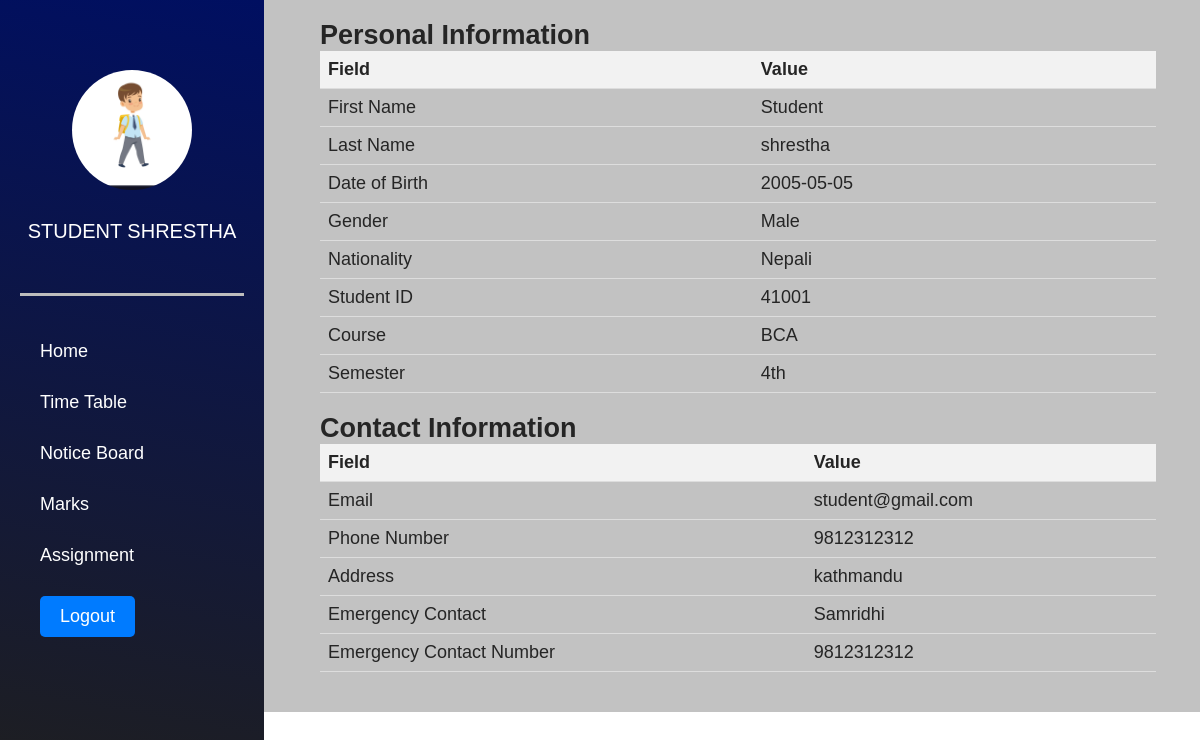
Page /portal1.php (signed in) on the committed database.
### tables this page shows
CREATE TABLE `users` (
  `id` int(11) NOT NULL,
  `FirstName` varchar(50) DEFAULT NULL,
  `LastName` varchar(50) DEFAULT NULL,
  `DOB` date DEFAULT NULL,
  `Gender` enum('Male','Female','Other') NOT NULL,
  `Role` enum('student','teacher','admin') DEFAULT NULL,
  `Nationality` varchar(50) DEFAULT NULL,
  `User_id` int(100) NOT NULL,
  `Password` varchar(255) DEFAULT NULL,
  `Course` varchar(100) DEFAULT NULL,
  `Semester` varchar(50) DEFAULT NULL,
  `Email` varchar(100) DEFAULT NULL,
  `PhoneNumber` varchar(20) DEFAULT NULL,
  `Address` varchar(255) DEFAULT NULL,
  `EmergencyContactPersonName` varchar(100) DEFAULT NULL,
  `EmergencyContactNumber` tinytext DEFAULT NULL,
  `Photo` varchar(255) NOT NULL,
  `reset_token` varchar(255) NOT NULL
);

### portal1.php (the view, shortened to what this page needs)
<?php
$username = $_SESSION['User_id'];
include ('dbconnection.php');
$firstName = "";
$lastName = "";
$photoPath = "";
$query_info = mysqli_query($con, "SELECT FirstName, LastName, Photo FROM users WHERE User_id='$username'");
if ($query_info && mysqli_num_rows($query_info) > 0) {
    $row = mysqli_fetch_assoc($query_info);
    $firstName = $row['FirstName'];
    $lastName = $row['LastName'];
    $photoPath = $row['Photo'];
}
?>
<!DOCTYPE html>
<html lang="en">
<head>
    <link rel="stylesheet" href="src/style.css">
</head>
<body>
    <div class="head_wrap">
        <div class="side_menu">
            <div class="avatar_profile">
                <img src="<?php echo $photoPath; ?>" alt="">
            </div>
            <div class="student_info">
                <h3><?php echo $firstName . " " . $lastName; ?></h3>
            </div>
            <div class="navigation">
                <ul>
                    <li><a href="portal1.php">Home</a></li>
                    <li><a href="timetable.php">Time Table</a></li>
                    <li><a href="notice.php">Notice Board</a></li>
                    <li><a href="marks1.php">Marks</a></li>
                    <li><a href="assignment_portal.php">Assignment</a></li>
                    <li><a href="logout.php" class="logout-btn">Logout</a></li>
                </ul>
            </div>
        </div>
        <div class="info_tab">
            <h2>Personal Information</h2>
            <div class="section">
                <table>
                    <tr>
                        <th>Field</th>
                        <th>Value</th>
                    </tr>
                    <?php
                    $query_personal_info = mysqli_query($con, "SELECT * FROM users WHERE User_ID='$username'");
                    while ($row = mysqli_fetch_assoc($query_personal_info)) {
                        ?>
                        <tr>
                            <td>First Name</td>
                            <td><?php echo $row['FirstName']; ?></td>
                        </tr>
                        <tr>
                            <td>Last Name</td>
                            <td><?php echo $row['LastName']; ?></td>
                        </tr>
                        <tr>
                            <td>Date of Birth</td>
                            <td><?php echo $row['DOB']; ?></td>
                        </tr>
                        <tr>
                            <td>Gender</td>
                            <td><?php echo $row['Gender']; ?></td>
                        </tr>
                        <tr>
                            <td>Nationality</td>
                            <td><?php echo $row['Nationality']; ?></td>
                        </tr>
                        <tr>
                            <td>Student ID</td>
                            <td><?php echo $row['User_id']; ?></td>
                        </tr>
                        <tr>
                            <td>Course</td>
                            <td><?php echo $row['Course']; ?></td>
                        </tr>
                        <tr>
                            <td>Semester</td>
                            <td><?php echo $row['Semester']; ?></td>
                        </tr>
                        <?php
                    }
                    ?>
                </table>
            </div>
            <h2>Contact Information</h2>
            <div class="section">
                <table>
                    <tr>
                        <th>Field</th>
                        <th>Value</th>
                    </tr>
                    <?php
                    $query_contact_info = mysqli_query($con, "SELECT * FROM users WHERE User_id='$username'");
                    while ($row = mysqli_fetch_assoc($query_contact_info)) {
                        ?>
                        <tr>
                            <td>Email</td>
                            <td><?php echo $row['Email']; ?></td>
                        </tr>
                        <tr>
                            <td>Phone Number</td>
                            <td><?php echo $row['PhoneNumber']; ?></td>
                        </tr>
                        <tr>
                            <td>Address</td>
                            <td><?php echo $row['Address']; ?></td>
                        </tr>
                        <tr>
                            <td>Emergency Contact</td>
                            <td><?php echo $row['EmergencyContactPersonName']; ?></td>
                        </tr>
                        <tr>
                            <td>Emergency Contact Number</td>
                            <td><?php echo $row['EmergencyContactNumber']; ?></td>
                        </tr>
                        <?php
                    }
                    ?>
                </table>
            </div>
        </div>
    </div>
</body>
</html>

### src/style.css (style rules this page uses)
* { padding: 0px; margin: 0px; box-sizing: border-box; }
body { font-family: 'Poppins', sans-serif; color: #252525; font-size: 18px; }
body h1,h2, h3 { font-family: 'Work Sans', sans-serif; }
* { box-sizing: border-box; }
body { margin: 0; font-family: Arial, sans-serif; }
img { width: 100%; height: auto; }
.head_wrap { display: flex; flex-direction: row; width: 100%; background: rgb(194, 194, 194); }
.side_menu { padding: 20px; width: 22%; color: white; background: linear-gradient(10deg, rgba(31,31,31,1) 0%, rgba(0,15,97,1) 100%); }
.info_tab { padding: 20px; width: 73%; }
.student_info { padding-top: 30px; display: flex; flex-direction: column; align-items: center; }
.student_info h3 { text-transform: uppercase; font-size: 20px; font-weight: 500; }
.avatar_profile { width: 120px; height: 120px; margin: auto; margin-top:50px ; }
.avatar_profile img { border-radius: 50%; object-fit: cover; width: 100%; height: 100%; }
.navigation ul { list-style: none; }
.navigation a { text-decoration: none; color: white; }
.navigation { border-top: 3px solid rgb(189, 189, 189); padding-top: 45px; margin-top: 50px; padding-left: 20px; }
.navigation ul { display: flex; flex-direction: column; gap: 30px; }
.logout-btn { display: inline-block; padding: 10px 20px; background-color: #007bff; color: #fff; text-decoration: none; border-radius: 5px; transition: background-color 0.3s ease; }
.side_menu { height:100vh; position:fixed; }
.info_tab { margin-left: 25%; }

### portal1.php (style rules this page uses)
.section { margin-bottom: 20px; }
table { width: 100%; border-collapse: collapse; }
th, td { padding: 8px; text-align: left; border-bottom: 1px solid #ddd; }
th { background-color: #f2f2f2; }

### rows in the picture
users: Photo (picture), FirstName "STUDENT", LastName "SHRESTHA", FirstName "Student", LastName "shrestha", DOB "2005-05-05", Gender "Male", Nationality "Nepali", User "41001", Course "BCA", Semester "4th", Email "student@gmail.com", PhoneNumber "9812312312", Address "kathmandu", EmergencyContactPersonName "Samridhi", EmergencyContactNumber "9812312312"
